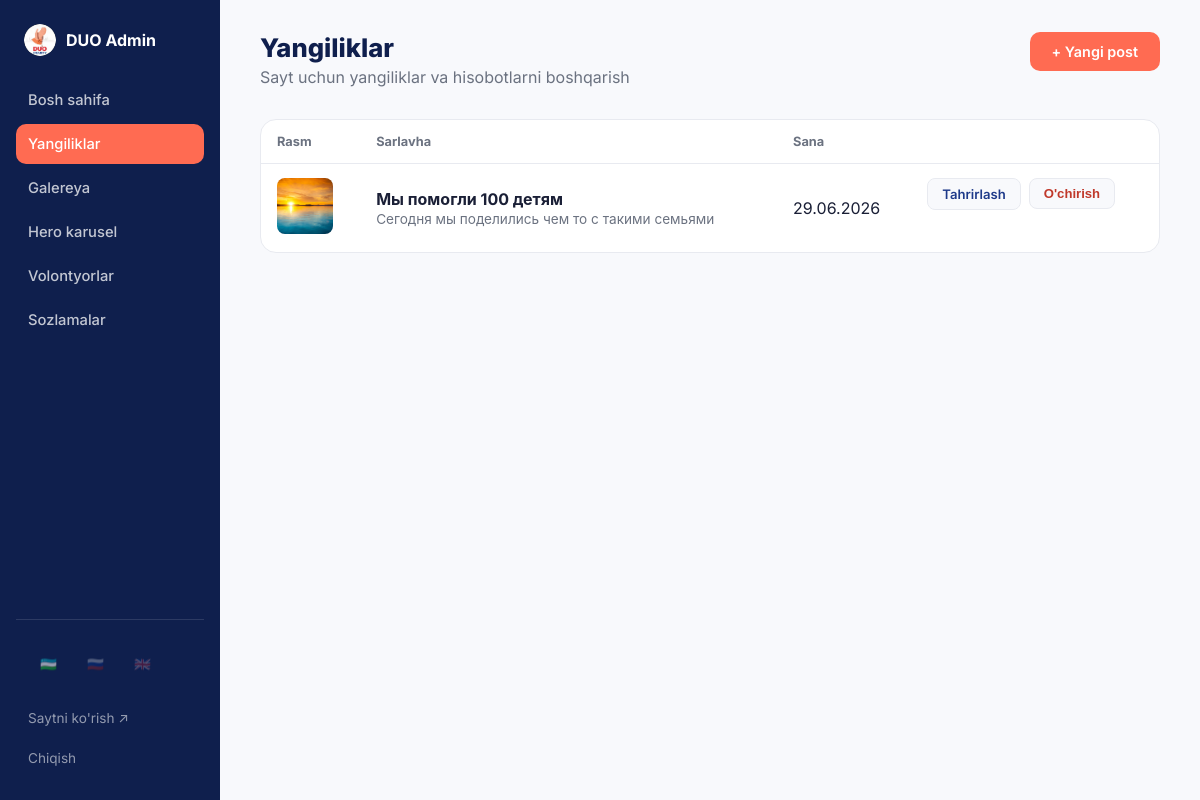
The page /admin/posts (signed in) on the database its author committed.
### models.py (models this page shows)
class Post(db.Model):
    id = db.Column(db.Integer, primary_key=True)
    title = db.Column(db.String(200), nullable=False)
    content = db.Column(db.Text, nullable=False)
    image_filename = db.Column(db.String(255), nullable=True)
    created_at = db.Column(db.DateTime, default=datetime.utcnow)
    def formatted_date(self):
        return self.created_at.strftime("%d.%m.%Y")
    def excerpt(self, length=140):
        if len(self.content) <= length:
            return self.content
        return self.content[:length].rsplit(" ", 1)[0] + "…"

### app.py (the view)
@app.route("/admin/posts")
@login_required
def admin_posts():
    posts = Post.query.order_by(Post.created_at.desc()).all()
    return render_template("admin/posts.html", posts=posts)

### app.py (called while the page is built)
def login_required(view_func):
    @wraps(view_func)
    def wrapped(*args, **kwargs):
        if not session.get("admin_id"):
            flash("Iltimos, tizimga kiring.", "error")
            return redirect(url_for("admin_login"))
        return view_func(*args, **kwargs)
    return wrapped

def get_current_language():
    return request.cookies.get("lang", DEFAULT_LANGUAGE)

@app.context_processor
def inject_translator():
    lang = get_current_language()
    return {
        "t": get_translator(lang),
        "current_lang": lang,
        "languages": LANGUAGES,
    }

### translations.py (called while the page is built)
def get_translator(lang_code):
    lang_code = lang_code if lang_code in TRANSLATIONS else DEFAULT_LANGUAGE
    table = TRANSLATIONS[lang_code]
    fallback = TRANSLATIONS[DEFAULT_LANGUAGE]
    def t(key):
        return table.get(key, fallback.get(key, key))
    return t

### templates/admin/posts.html (shortened to what this page needs)
{% extends "admin/base.html" %}
{% block content %}
    <div class="page-head">
        <div>
            <h1 class="page-title">{{ t('adm_news') }}</h1>
            <p class="page-subtitle">{{ t('adm_news_sub') }}</p>
        </div>
        <a href="{{ url_for('admin_post_new') }}" class="btn btn-primary">{{ t('adm_new_post') }}</a>
    </div>
    {% if posts %}
    <div class="admin-table-wrapper">
        <table class="admin-table">
            <thead>
                <tr>
                    <th>{{ t('adm_col_image') }}</th>
                    <th>{{ t('adm_col_title') }}</th>
                    <th>{{ t('adm_col_date') }}</th>
                    <th></th>
                </tr>
            </thead>
            <tbody>
                {% for post in posts %}
                <tr>
                    <td>
                        {% if post.image_filename %}
                        <img src="{{ url_for('uploaded_file', filename=post.image_filename) }}" class="table-thumb">
                        {% else %}
                        <div class="table-thumb table-thumb-empty"></div>
                        {% endif %}
                    </td>
                    <td>
                        <strong>{{ post.title }}</strong>
                        <p class="table-excerpt">{{ post.excerpt() }}</p>
                    </td>
                    <td>{{ post.formatted_date() }}</td>
                    <td class="table-actions">
                        <a href="{{ url_for('admin_post_edit', post_id=post.id) }}" class="btn-small">{{ t('adm_edit') }}</a>
                        <form method="post" action="{{ url_for('admin_post_delete', post_id=post.id) }}"
                              onsubmit="return confirm('{{ t('adm_confirm_delete') }}');">
                            <button type="submit" class="btn-small btn-small-danger">{{ t('adm_delete') }}</button>
                        </form>
                    </td>
                </tr>
                {% endfor %}
            </tbody>
        </table>
    </div>
    {% else %}
    <p class="empty-state-admin">{{ t('adm_no_posts') }}</p>
    {% endif %}
{% endblock %}

### static/css/admin.css (style rules this page uses)
:root { --navy: #1e3a8a; --navy-dark: #0f1f4d; --coral: #ff6b52; --coral-dark: #e8472e; --bg: #ffffff; --bg-soft: #f8f9fc; --text: #1a1f36; --text-muted: #6b7280; --border: #e8eaf0; --radius: 16px; }
* { margin: 0; padding: 0; box-sizing: border-box; }
.admin-body { font-family: 'Inter', -apple-system, BlinkMacSystemFont, sans-serif; background: var(--bg-soft); color: var(--text); }
a { text-decoration: none; color: inherit; }
.page-title { font-size: 1.6rem; font-weight: 800; color: var(--navy-dark); }
.page-subtitle { color: var(--text-muted); margin-top: 4px; margin-bottom: 24px; }
.page-head { display: flex; justify-content: space-between; align-items: flex-start; gap: 16px; margin-bottom: 8px; }
.btn { display: inline-block; padding: 11px 22px; border-radius: 10px; font-weight: 600; font-size: 0.9rem; cursor: pointer; border: none; }
.btn-primary { background: var(--coral); color: #fff; }
.btn-small { display: inline-block; padding: 7px 14px; border-radius: 8px; font-size: 0.82rem; font-weight: 600; background: var(--bg-soft); color: var(--navy); border: 1px solid var(--border); cursor: pointer; }
.btn-small-danger { color: #c0392b; }
.admin-table-wrapper { background: #fff; border: 1px solid var(--border); border-radius: var(--radius); overflow: hidden; }
.admin-table { width: 100%; border-collapse: collapse; }
.admin-table th { text-align: left; padding: 14px 16px; font-size: 0.8rem; color: var(--text-muted); border-bottom: 1px solid var(--border); }
.admin-table td { padding: 14px 16px; border-bottom: 1px solid var(--border); vertical-align: middle; }
.admin-table tr:last-child td { border-bottom: none; }
.table-thumb { width: 56px; height: 56px; border-radius: 8px; object-fit: cover; }
.table-excerpt { color: var(--text-muted); font-size: 0.85rem; margin-top: 2px; }
.table-actions { display: flex; gap: 8px; }

### rows shown on the page
Post: image_filename (picture), title "Мы помогли 100 детям", excerpt "Сегодня мы поделились чем то с такими семьями", formatted_date "29.06.2026", t "Tahrirlash", t "O'chirish"

### other values the page prints
{{ t('adm_dashboard') }} "Bosh sahifa"
{{ t('adm_news') }} "Yangiliklar"
{{ t('adm_gallery') }} "Galereya"
{{ t('adm_hero') }} "Hero karusel"
{{ t('adm_volunteers') }} "Volontyorlar"
{{ t('adm_settings') }} "Sozlamalar"
{{ lang.flag }} "🇺🇿" "🇷🇺" "🇬🇧"
{{ t('adm_view_site') }} "Saytni ko'rish"
{{ t('adm_logout') }} "Chiqish"
{{ t('adm_news_sub') }} "Sayt uchun yangiliklar va hisobotlarni boshqarish"
{{ t('adm_new_post') }} "+ Yangi post"
{{ t('adm_col_image') }} "Rasm"
{{ t('adm_col_title') }} "Sarlavha"
{{ t('adm_col_date') }} "Sana"
